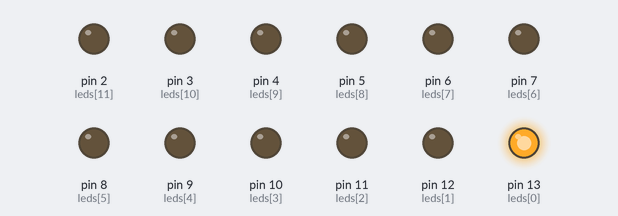
A sketch run on a simulated Arduino Uno, built with avr-gcc and run on an emulated ATmega328P. Shown: output pins drawn as LEDs (lit = HIGH).

Above: at 0.05 s.
At 0.35 s:
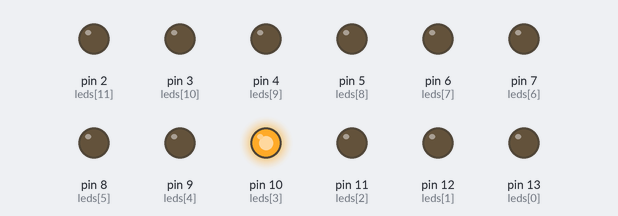
At 0.75 s:
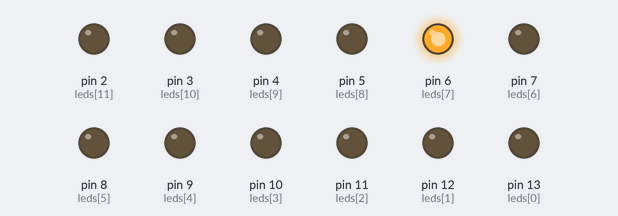
At 1.45 s:
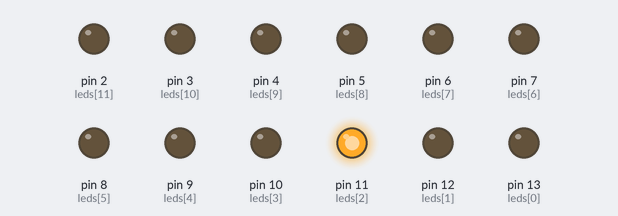
At 2.15 s:
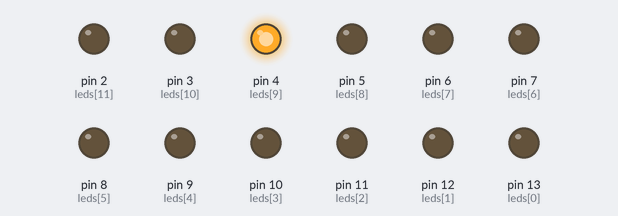
At 2.85 s:
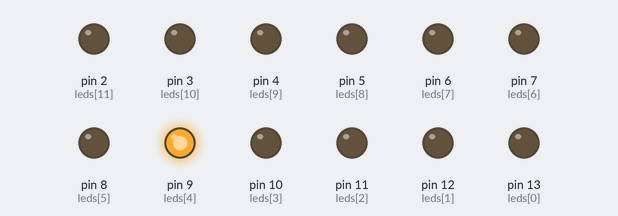
Timing chart, 0 to 3.1 s (numbered marks = the images above):
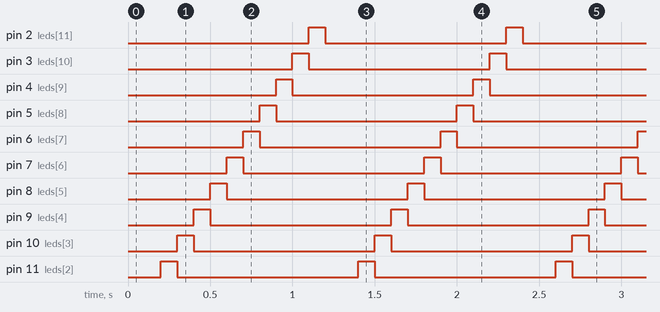

Measured:
- by itself, pin 2 (leds[11]), pin 3 (leds[10]), pin 4 (leds[9]), pin 5 (leds[8]), pin 6 (leds[7]), pin 7 (leds[6]), pin 8 (leds[5]), pin 9 (leds[4]), pin 10 (leds[3]), pin 11 (leds[2]), pin 12 (leds[1]), pin 13 (leds[0]): alternates HIGH for 0.10 s and LOW for 1.1 s
- by itself, everything shown: repeats every 1.2 s, in 12 steps

The sketch:

script.ino
```cpp
int leds[] = { 13,12,11,10,9,8,7,6,5,4,3,2};
int time = 100;

void setup()
{
  for ( int i = 0 ; i < 12 ; i++ ) {
  	pinMode(leds[i], OUTPUT);
  }
}

void loop()
{
  for ( int i = 0 ; i < 12 ; i++ ) {
    digitalWrite(leds[i], HIGH);
    delay(time);
    digitalWrite(leds[i], LOW);
  }
}
```
